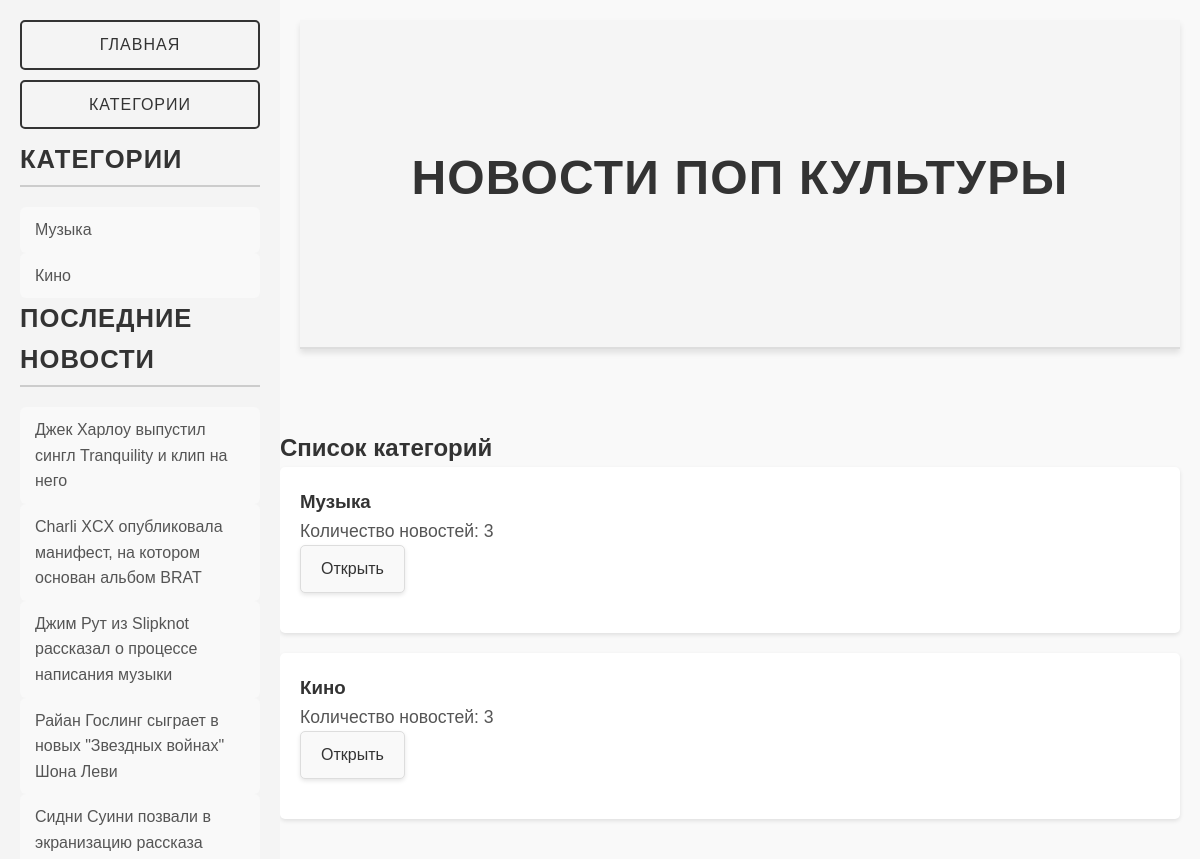
Page /categories/ on the committed database.
### index/models.py (models this page shows, shortened)
class NewsCategory(models.Model):
    title = models.CharField("Название категории", max_length=64)
    created_at = models.DateTimeField("Дата добавления", auto_now_add=True)

class News(models.Model):
    title = models.CharField("Заголовок", max_length=512)
    content = models.TextField("Основной текст")
    category = models.ForeignKey(NewsCategory, on_delete=models.CASCADE)
    created_at = models.DateTimeField("Дата добавления", auto_now_add=True)

### index/views.py (the view)
# urls.py: path('categories/', views.category_list, name='category_list'),
def category_list(request):
    category = NewsCategory.objects.all()
    news_list = News.objects.all()
    context = {'categories': category, 'news_list': news_list}
    return render(request, 'index/category_list.html', context)

### index/context_processors.py (called while the page is built)
def latest_news(request):
    latest_news = News.objects.all().order_by('-created_at')[:6]
    return {'latest_news': latest_news}

### index/templates/index/category_list.html (shortened to what this page needs)
{% load static %}
<!DOCTYPE html>
<html lang="ru">
<head>
    <link rel="stylesheet" href="{% static 'css/styles.css' %}">
</head>
<body>
    <header>
        <h1>Новости поп культуры</h1>
    </header>
    <div class="d-flex">
        <div class="col-md-3">
            <aside class="sidebar">
                <a href="{% url 'home_page' %}" class="btn btn-home">Главная</a>
                <a href="{% url 'category_list' %}" class="btn btn-category-list">Категории</a>
                <h2>Категории</h2>
                <ul class="category-list">
                    {% for category in categories %}
                        <li>
                            <a href="{% url 'category_page' category.id %}">{{ category.title }}</a>
                        </li>
                    {% empty %}
                        <li>Нет категорий для отображения.</li>
                    {% endfor %}
                </ul>
                <h2>Последние новости</h2>
                <ul class="news-list">
                    {% for item in news_list %}
                        <li>
                            <a href="{% url 'news_page' item.id %}">{{ item.title }}</a>
                        </li>
                    {% empty %}
                        <li>Нет новостей для отображения.</li>
                    {% endfor %}
                </ul>
            </aside>
        </div>
        <div class="main-content">
            <h2>Список категорий</h2>
            {% for category in categories %}
                <div class="news-item">
                    <h3 class="news-title">{{ category.title }}</h3>
                    <p class="news-category">Количество новостей: {{ category.news_set.count }}</p>
                    <a href="{% url 'category_page' category.id %}" class="news-item">Открыть</a>
                </div>
            {% empty %}
                <p>Нет категорий для отображения.</p>
            {% endfor %}
        </div>
    </div>
</body>
</html>

### static/css/styles.css (style rules this page uses)
* { margin: 0; padding: 0; box-sizing: border-box; }
body { font-family: Arial, sans-serif; background-color: #f9f9f9; color: #333; line-height: 1.6; padding: 20px; margin-left: 260px; }
header { text-align: center; margin-left: 20px; margin-bottom: 80px; position: relative; background-color: #f5f5f5; padding: 120px 20px; border-bottom: 2px solid #ddd; box-shadow: 0 4px 6px rgba(0, 0, 0, 0.1); }
header h1 { font-size: 3rem; font-weight: 700; color: #333; letter-spacing: 1.2px; text-transform: uppercase; margin-bottom: 10px; }
.sidebar { width: 280px; background-color: #f4f4f4; padding: 20px; position: fixed; left: 0; top: 0; height: 100%; overflow-y: auto; }
.sidebar h2 { font-size: 1.6rem; margin-bottom: 20px; font-weight: 600; color: #333; text-transform: uppercase; letter-spacing: 1px; border-bottom: 2px solid #ccc; padding-bottom: 5px; }
.main-content { margin: 0 auto; width: 100%; max-width: 1400px; }
.news-item { background-color: #fff; border-radius: 5px; box-shadow: 0 2px 4px rgba(0, 0, 0, 0.1); padding: 20px; margin-bottom: 20px; }
.news-item p { font-size: 1.1rem; color: #555; line-height: 1.6; }
.news-item a { display: inline-block; font-size: 1rem; padding: 10px 20px; border: none; border-radius: 5px; cursor: pointer; text-align: center; transition: background-color 0.3s, color 0.3s; background-color: #f9f9f9; color: #333; text-decoration: none; border: 1px solid #ddd; }
.sidebar .category-list, .sidebar .news-list { list-style: none; padding: 0; margin: 0; }
.sidebar .category-list li a, .sidebar .news-list li a { text-decoration: none; color: #555; transition: color 0.3s, background-color 0.3s; padding: 10px 15px; border-radius: 6px; display: block; background-color: #f9f9f9; }
.btn { display: block; width: 100%; padding: 10px 20px; border-radius: 5px; cursor: pointer; text-align: center; text-decoration: none; transition: background-color 0.3s, color 0.3s; font-size: 1rem; border: 2px solid #333; color: #333; background-color: transparent; margin-bottom: 10px; }
.btn-home { font-size: 1rem; text-transform: uppercase; letter-spacing: 1px; }
.btn-category-list { font-size: 1rem; text-transform: uppercase; letter-spacing: 1px; }

### rows in the picture
NewsCategory: title "Музыка", news_set.count "3"
NewsCategory: title "Кино", news_set.count "3"
News: title "Джек Харлоу выпустил сингл Tranquility и клип на него"
News: title "Charli XCX опубликовала манифест, на котором основан альбом BRAT"
News: title "Джим Рут из Slipknot рассказал о процессе написания музыки"
News: title "Райан Гослинг сыграет в новых \"Звездных войнах\" Шона Леви"
News: title "Сидни Суини позвали в экранизацию рассказа…"
